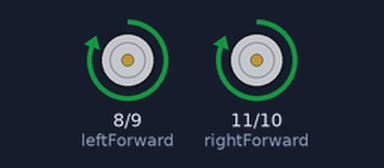
The sketch below on a simulated Arduino Uno, built with avr-gcc and run on an emulated ATmega328P. Parts: motor-driver pin pairs drawn as motors (green arrow = first pin HIGH = forward, orange = second pin HIGH = backward, longer = more drive).

Above: at 1.0 s.
At 3.0 s:
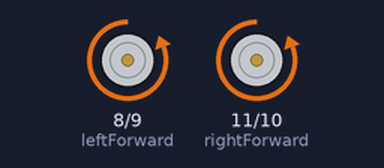
At 5.0 s:
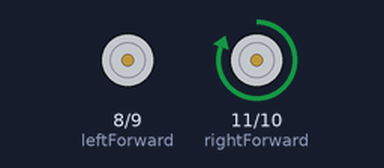
At 7.0 s:
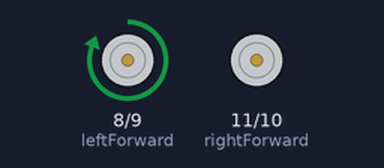
Timing chart, 0 to 10.4 s (numbered marks = the images above):
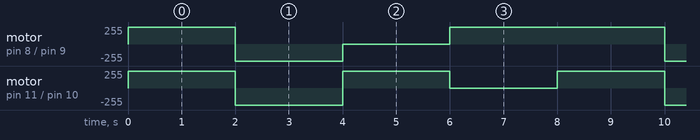

The sketch:

motor_test.ino
```cpp
const int leftForward = 8;
const int leftBackward = 9;
const int rightForward = 11;
const int rightBackward = 10;

void setup() {
  Serial.begin(9600);
  pinMode(leftForward , OUTPUT);
  pinMode(leftBackward , OUTPUT);
  pinMode(rightForward , OUTPUT);
  pinMode(rightBackward , OUTPUT);
}

void loop() {
  forward();
  delay(2000);
  backward();
  delay(2000);
  left();
  delay(2000);
  right();
  delay(2000);
}

void forward() {
  digitalWrite(leftForward , HIGH);
  digitalWrite(leftBackward , LOW);
  digitalWrite(rightForward , HIGH);
  digitalWrite(rightBackward , LOW);
}

void backward() {
  digitalWrite(leftForward , LOW);
  digitalWrite(leftBackward , HIGH);
  digitalWrite(rightForward , LOW);
  digitalWrite(rightBackward , HIGH);
}

void left() {
  digitalWrite(leftForward , LOW);
  digitalWrite(leftBackward , LOW);
  digitalWrite(rightForward , HIGH);
  digitalWrite(rightBackward , LOW);
}

void right() {
  digitalWrite(leftForward , HIGH);
  digitalWrite(leftBackward , LOW);
  digitalWrite(rightForward , LOW);
  digitalWrite(rightBackward , LOW);
}
```

Measured:
- by itself, motor on pin 8 (leftForward) / pin 9 (leftBackward): repeats every 8.0 s: backward 255/255 2.0 s, stopped 2.0 s, forward 255/255 4.0 s
- by itself, motor on pin 11 (rightForward) / pin 10 (rightBackward): repeats every 8.0 s: backward 255/255 2.0 s, forward 255/255 2.0 s, stopped 2.0 s, forward 255/255 2.0 s
